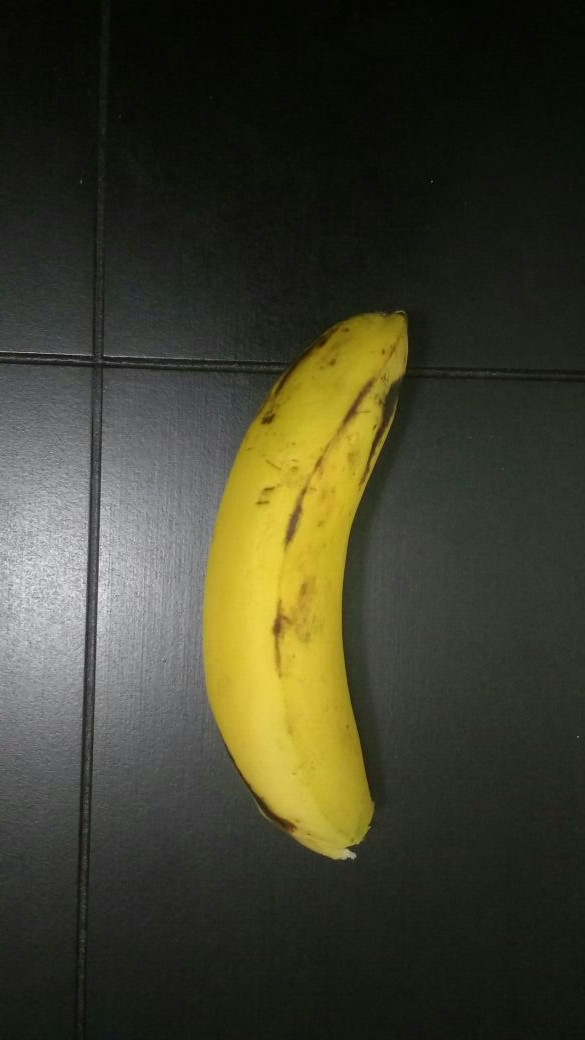
#> input picture reconocimientoColor/banana.jpg, 585 x 1040 px
$ python codigoCortarellipse.py   (older library calls are emulated)
#> lines starting #> are read from the running program, lines starting #| are printed output that depends on the picture; after the words box and inside, x2 and y2 are one past the last pixel; in counts of white or black regions, pixels touching at a corner belong together; long printed decimals are rounded
import cv2
#import open cv
import numpy as np
#import numpy for scientific calculations
from matplotlib import pyplot as plt
#display the image
from PIL import Image


green=(0,255,0)
red=(255,0,0)
blue=(0,0,255)


def find_biggest_contour(image):
	image=image.copy()

	_ , contours , hierarchy=cv2.findContours(image,cv2.RETR_LIST,cv2.CHAIN_APPROX_SIMPLE)
	contour_sizes=[(cv2.contourArea(contour),contour) for contour in contours]
	biggest_contour=max(contour_sizes,key=lambda x:x[0])[1]
	mask=np.zeros(image.shape,np.uint8)
	cv2.drawContours(mask,[biggest_contour],-1,255,-1)

	return biggest_contour,mask

def overlay_mask(mask,image):
	rgb_mask=cv2.cvtColor(mask,cv2.COLOR_GRAY2RGB)
	img=cv2.addWeighted(rgb_mask,0.5,image,0.5,0)
	return img


def circle_contour(image,contour):

	image_with_ellipse=image.copy()

	ellipse=cv2.fitEllipse(contour)
	global centros
	global distancias
	global angulo
	centros = ellipse[0]
	distancias = ellipse[1]
	angulo = ellipse[2]
	print("centroX {}".format(ellipse[0][0]))
	print("centroY {}".format(ellipse[0][1]))

	img = cv2.imread("banana.jpg")
	cv2.ellipse(image_with_ellipse,ellipse,red,2,1)

	return image_with_ellipse


def show(image):

	plt.figure(figsize=(10,10))
	plt.imshow(image,interpolation='nearest')

def draw_banana(image):

	#PRE PROCESSING OF IMAGE

	image=cv2.cvtColor(image,cv2.COLOR_BGR2RGB)

	maxsize=max(image.shape)

	scale=700/maxsize

	image=cv2.resize(image,None,fx=scale,fy=scale)

	image_blur=cv2.GaussianBlur(image,(7,7),0)

	image_blur_hsv=cv2.cvtColor(image_blur,cv2.COLOR_RGB2HSV)

	min_color=np.array([0,92,84])
	#min_color=np.array([0,224,0])
	max_color=np.array([30,256,256])

	mask1=cv2.inRange(image_blur_hsv,min_color,max_color)

	min_color2=np.array([100,150,150])
	max_color2=np.array([70,256,256])

	mask2=cv2.inRange(image_blur_hsv,min_color2,max_color2)

	mask=mask1+mask2

	kernel=cv2.getStructuringElement(cv2.MORPH_ELLIPSE,(15,15))
	#print kernel solo muestra un puunto
	#cambiar los parametros (15,15) solo cambia el grosor de la linea de la elipse
	# cv2.getStructuringElement(cv2.MORPH_ELLIPSE,(15,15)).getRadius no esta disponible en cv2


	mask_closed=cv2.morphologyEx(mask,cv2.MORPH_CLOSE,kernel)

	mask_cleaned=cv2.morphologyEx(mask_closed,cv2.MORPH_OPEN,kernel)

	big_contour,mask_fruit=find_biggest_contour(mask_cleaned)

	overlay=overlay_mask(mask_cleaned,image)
	#print overlay solo mustra el banano sin la elipse

	circled=circle_contour(overlay,big_contour)
	#circled es el banano con un overlay aplicado

	show(circled)

	bgr=cv2.cvtColor(circled,cv2.COLOR_RGB2BGR)

	return bgr


def cortar():
	img = cv2.imread("banana_new.jpg")
	print(centros)
	crop_img = img[ (int(centros[1])-(int(distancias[1]*0.5))):(int(centros[1])+(int(distancias[1]*0.5))), (int(centros[0])-(int(distancias[0]*0.5))):(int(centros[0])+(int(distancias[0]*0.5)))                     ]
	 # Crop from x, y, w, h -> 100, 200, 300, 400
	# NOTE: its img[y: y + h, x: x + w] and *not* img[x: x + w, y: y + h]
	cv2.imwrite('cortar.jpg',crop_img)


banana=cv2.imread('banana.jpg')
#> banana is the input picture: shape (1040, 585, 3); mean B, G, R 44.6, 62, 62.8
result_banana=draw_banana(banana)
#> in draw_banana, `image_blur_hsv=cv2.cvtColor(image_blur,cv2.COLOR_RGB2HSV)`: image_blur_hsv: shape (700, 394, 3); mean H, S, V 48.9, 69.7, 64.9
#> in draw_banana, `mask1=cv2.inRange(image_blur_hsv,min_color,max_color)`:
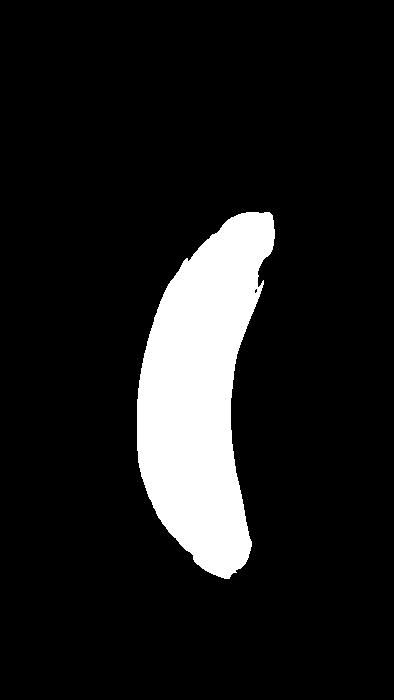
#> mask1: shape (700, 394); 11.1% white; 1 white region, box (x1, y1, x2, y2) and area: (137, 212, 275, 579) 30699
#> in draw_banana, `mask2=cv2.inRange(image_blur_hsv,min_color2,max_color2)`: mask2: shape (700, 394); every value is 0
#> in draw_banana, `mask_closed=cv2.morphologyEx(mask,cv2.MORPH_CLOSE,kernel)`: mask_closed: shape (700, 394); 11.2% white; 1 white region, box (x1, y1, x2, y2) and area: (137, 212, 275, 579) 30758
#> in draw_banana, `mask_cleaned=cv2.morphologyEx(mask_closed,cv2.MORPH_OPEN,kernel)`: mask_cleaned: shape (700, 394); 11.1% white; 1 white region
#> in find_biggest_contour, `_ , contours , hierarchy=cv2.findContours(image,cv2.RETR_LIST,cv2.CHAI..`: contours = 1 contour; box (x1, y1, x2, y2) and area: (137, 212, 275, 578) 30332
#> in find_biggest_contour, `contour_sizes=[(cv2.contourArea(contour),contour) for contour in conto..`: contour_sizes = 1 item
#> in find_biggest_contour, `biggest_contour=max(contour_sizes,key=lambda x:x[0])[1]`: biggest_contour = contour of 350 points, box (x1, y1, x2, y2) (137, 212, 275, 578), area 30332
#> in draw_banana, `big_contour,mask_fruit=find_biggest_contour(mask_cleaned)`: big_contour has the same summary as biggest_contour in find_biggest_contour
#> in overlay_mask, `rgb_mask=cv2.cvtColor(mask,cv2.COLOR_GRAY2RGB)`: rgb_mask: shape (700, 394, 3); 11.1% white; 1 white region, box (x1, y1, x2, y2) and area: (137, 212, 275, 578) 30729
#> in circle_contour, `ellipse=cv2.fitEllipse(contour)`: ellipse = ((205.2, 395.1), (124.2, 386.4), 4.31)
#> in circle_contour, `centros = ellipse[0]`: centros = (205.2, 395.1)
#> in circle_contour, `distancias = ellipse[1]`: distancias = (124.2, 386.4)
#> in circle_contour, `angulo = ellipse[2]`: angulo = 4.31
#| centroX 205.201
#| centroY 395.132
#> in circle_contour, `cv2.ellipse(image_with_ellipse,ellipse,red,2,1)`:
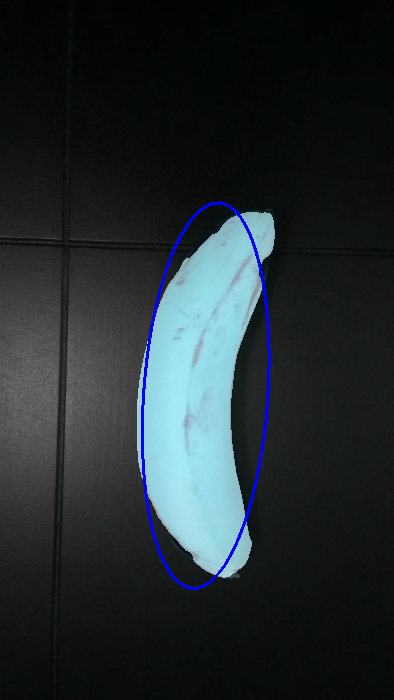
#> image_with_ellipse: shape (700, 394, 3); mean B, G, R 47.1, 44.3, 35.8
cv2.imwrite('banana_new.jpg',result_banana)
#imagen girada por el angulo de la primera elipse encontrada
rotImg = Image.open("banana.jpg")
rotImg2 = rotImg.rotate(angulo)
rotImg2.save("img2.jpg")
#se crea la segunda ellipse rotada 0 en su angulo
bananaRotada=cv2.imread('img2.jpg')
result_banana=draw_banana(bananaRotada)
#> in draw_banana (call 2), `image_blur_hsv=cv2.cvtColor(image_blur,cv2.COLOR_RGB2HSV)`: image_blur_hsv: shape (700, 394, 3); mean H, S, V 47.4, 66.9, 63.7
#> in draw_banana (call 2), `mask1=cv2.inRange(image_blur_hsv,min_color,max_color)`:
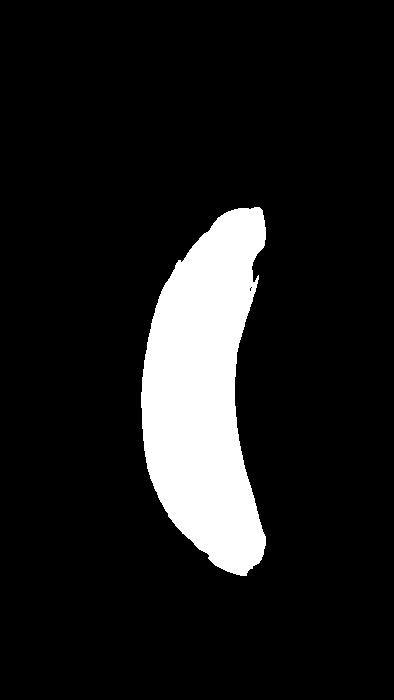
#> mask1: shape (700, 394); 11.1% white; 1 white region, box (x1, y1, x2, y2) and area: (141, 207, 266, 576) 30710
#> in draw_banana (call 2), `mask_closed=cv2.morphologyEx(mask,cv2.MORPH_CLOSE,kernel)`: mask_closed: shape (700, 394); 11.2% white; 1 white region, box (x1, y1, x2, y2) and area: (141, 207, 266, 576) 30763
#> in draw_banana (call 2), `mask_cleaned=cv2.morphologyEx(mask_closed,cv2.MORPH_OPEN,kernel)`: mask_cleaned: shape (700, 394); 11.1% white; 1 white region
#> in find_biggest_contour (call 2), `_ , contours , hierarchy=cv2.findContours(image,cv2.RETR_LIST,cv2.CHAI..`: contours = 1 contour; box (x1, y1, x2, y2) and area: (141, 207, 266, 576) 30334
#> in draw_banana (call 2), `big_contour,mask_fruit=find_biggest_contour(mask_cleaned)`: big_contour = contour of 361 points, box (x1, y1, x2, y2) (141, 207, 266, 576), area 30334
#> in overlay_mask (call 2), `rgb_mask=cv2.cvtColor(mask,cv2.COLOR_GRAY2RGB)`: rgb_mask: shape (700, 394, 3); 11.1% white; 1 white region, box (x1, y1, x2, y2) and area: (141, 207, 266, 576) 30732
#> in overlay_mask (call 2), `img=cv2.addWeighted(rgb_mask,0.5,image,0.5,0)`:
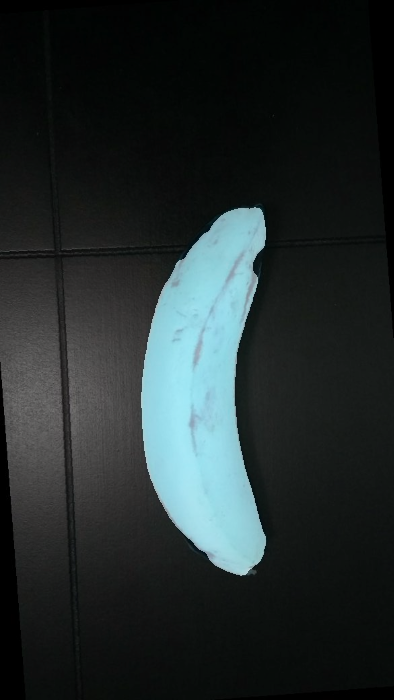
#> img: shape (700, 394, 3); mean B, G, R 45, 44.5, 36
#> in circle_contour (call 2), `ellipse=cv2.fitEllipse(contour)`: ellipse = ((208.9, 396.1), (125.3, 379.4), 0.924)
#> in circle_contour (call 2), `centros = ellipse[0]`: centros = (208.9, 396.1)
#> in circle_contour (call 2), `distancias = ellipse[1]`: distancias = (125.3, 379.4)
#> in circle_contour (call 2), `angulo = ellipse[2]`: angulo = 0.924
#| centroX 208.867
#| centroY 396.088
#> in circle_contour (call 2), `cv2.ellipse(image_with_ellipse,ellipse,red,2,1)`:
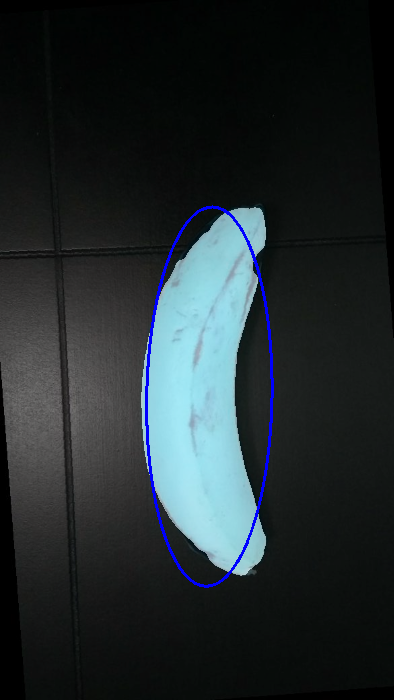
#> image_with_ellipse: shape (700, 394, 3); 0.91% of pixels changed, all inside (x1, y1, x2, y2) = (145, 205, 274, 588)
cv2.imwrite('banana_new.jpg',result_banana)
cortar()
#> in cortar, `img = cv2.imread("banana_new.jpg")`:
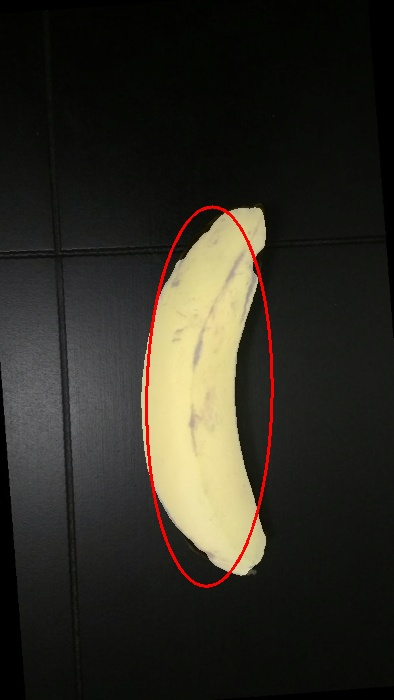
#> img: shape (700, 394, 3); mean B, G, R 35.2, 43.5, 46.5
#| (208.867, 396.088)
#> in cortar, `crop_img = img[ (int(centros[1])-(int(distancias[1]*0.5))):(int(centro..`:
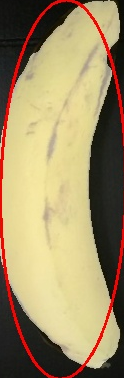
#> crop_img: shape (378, 124, 3); mean B, G, R 102.6, 141.6, 160.3
